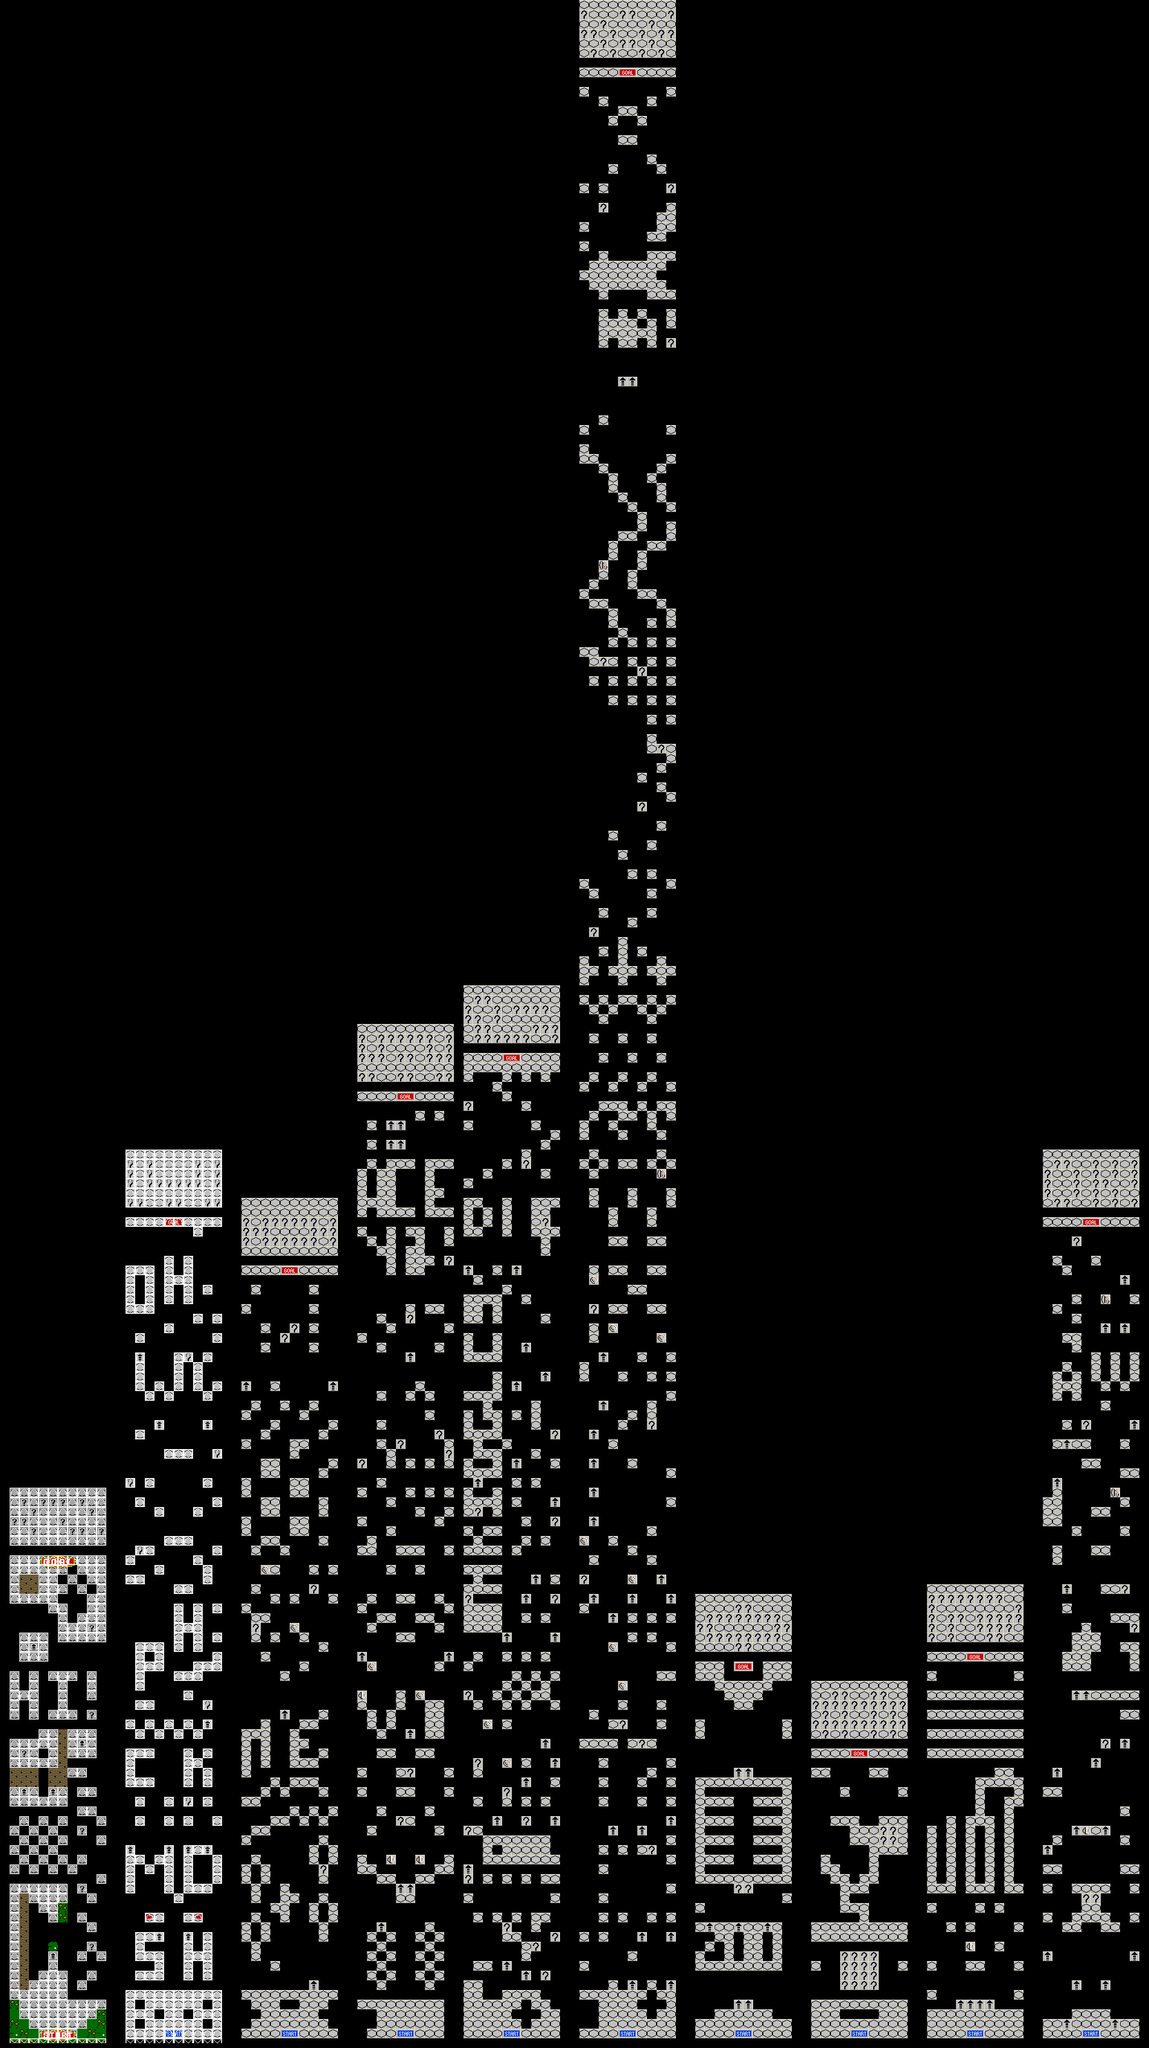

The image is a tile-based game level rendered from a .tmx file. Its description and source (layers, tilesets, objects; grid data summarised) follow:
An orthogonal 119x212 tile map with 16x16 px tiles, 15 tile layers (Map-BG Main, Map-BG Animated, Map-BG Single blocks, Map-BG Left, ...), 1 hidden layer not drawn, 3 tilesets.

<map version="1.10" tiledversion="1.11.0" orientation="orthogonal" renderorder="right-down" width="119" height="212" tilewidth="16" tileheight="16" hexsidelength="0" infinite="0" nextlayerid="19" nextobjectid="1">
  <properties>
    <property name="divert_timer" value="00_scroll_map" />
    <property name="divert_timerframes" type="int" value="4" />
    <property name="parallax_path" type="file" value="" />
    <property name="amiga_panel" type="string" value="level_01_test" />
  </properties>
  <tileset firstgid="1" source="../Actors.tsx" />
  <tileset firstgid="257" source="../Blocks.tsx" />
  <tileset firstgid="513" source="Level_01.tileset.tsx" />
  <layer id="1" name="Map-BG Main" width="119" height="212">
    <data>[25228 cells, 2941 non-empty, 21 distinct tile ids]</data>
    <properties>
      <property name="amiga_aga" type="bool" value="true" />
      <property name="amiga_aga_cd32" type="bool" value="true" />
      <property name="amiga_ocs" type="bool" value="true" />
      <property name="foreground" type="bool" value="false" />
    </properties>
  </layer>
  <layer id="17" name="Map-BG Animated" width="119" height="212">
    <data>[25228 cells, 3 non-empty, 1 distinct tile ids]</data>
    <properties>
      <property name="amiga_aga_cd32" type="bool" value="true" />
      <property name="foreground" type="bool" value="false" />
    </properties>
  </layer>
  <layer id="7" name="Map-BG Single blocks" width="119" height="212">
    <data>[25228 cells, 57 non-empty, 1 distinct tile ids]</data>
    <properties>
      <property name="amiga_aga_cd32" type="bool" value="true" />
      <property name="foreground" type="bool" value="false" />
    </properties>
  </layer>
  <layer id="15" name="Map-BG Left" width="119" height="212">
    <data>[25228 cells, 94 non-empty, 2 distinct tile ids]</data>
    <properties>
      <property name="amiga_aga_cd32" type="bool" value="true" />
      <property name="foreground" type="bool" value="false" />
    </properties>
  </layer>
  <layer id="9" name="Map-BG Right" width="119" height="212">
    <data>[25228 cells, 91 non-empty, 2 distinct tile ids]</data>
    <properties>
      <property name="amiga_aga_cd32" type="bool" value="true" />
      <property name="foreground" type="bool" value="false" />
    </properties>
  </layer>
  <layer id="11" name="Map-BG Bottom" width="119" height="212">
    <data>[25228 cells, 97 non-empty, 2 distinct tile ids]</data>
    <properties>
      <property name="amiga_aga_cd32" type="bool" value="true" />
      <property name="foreground" type="bool" value="false" />
    </properties>
  </layer>
  <layer id="10" name="Map-BG Top" width="119" height="212">
    <data>[25228 cells, 87 non-empty, 1 distinct tile ids]</data>
    <properties>
      <property name="amiga_aga_cd32" type="bool" value="true" />
      <property name="foreground" type="bool" value="false" />
    </properties>
  </layer>
  <layer id="14" name="Map-BG-Bottom left" width="119" height="212">
    <data>[25228 cells, 56 non-empty, 4 distinct tile ids]</data>
    <properties>
      <property name="amiga_aga_cd32" type="bool" value="true" />
      <property name="foreground" type="bool" value="false" />
    </properties>
  </layer>
  <layer id="13" name="Map-BG Bottom Right" width="119" height="212">
    <data>[25228 cells, 42 non-empty, 4 distinct tile ids]</data>
    <properties>
      <property name="amiga_aga_cd32" type="bool" value="true" />
      <property name="foreground" type="bool" value="false" />
    </properties>
  </layer>
  <layer id="8" name="Map-BG Top Left" width="119" height="212">
    <data>[25228 cells, 46 non-empty, 3 distinct tile ids]</data>
    <properties>
      <property name="amiga_aga_cd32" type="bool" value="true" />
      <property name="foreground" type="bool" value="false" />
    </properties>
  </layer>
  <layer id="12" name="Map-BG Top Right" width="119" height="212">
    <data>[25228 cells, 48 non-empty, 3 distinct tile ids]</data>
    <properties>
      <property name="amiga_aga_cd32" type="bool" value="true" />
      <property name="foreground" type="bool" value="false" />
    </properties>
  </layer>
  <layer id="18" name="Map-BG Other" width="119" height="212">
    <data>[25228 cells, 20 non-empty, 17 distinct tile ids]</data>
    <properties>
      <property name="amiga_aga_cd32" type="bool" value="true" />
      <property name="foreground" type="bool" value="false" />
    </properties>
  </layer>
  <layer id="2" name="blocks" width="119" height="212">
    <data>[25228 cells, 965 non-empty, 3 distinct tile ids]</data>
    <properties>
      <property name="amiga_aga" type="bool" value="true" />
      <property name="amiga_aga_cd32" type="bool" value="true" />
      <property name="amiga_ocs" type="bool" value="true" />
      <property name="foreground" type="bool" value="false" />
    </properties>
  </layer>
  <layer id="3" name="actors" width="119" height="212">
    <data>[25228 cells, 0 non-empty, 0 distinct tile ids]</data>
    <properties>
      <property name="amiga_aga" type="bool" value="true" />
      <property name="amiga_aga_cd32" type="bool" value="true" />
      <property name="amiga_ocs" type="bool" value="true" />
      <property name="foreground" type="bool" value="false" />
    </properties>
  </layer>
  <layer visible="0" id="4" name="foreground" width="119" height="212">
    <data>[25228 cells, 0 non-empty, 0 distinct tile ids]</data>
    <properties>
      <property name="amiga_aga" type="bool" value="true" />
      <property name="amiga_aga_cd32" type="bool" value="true" />
      <property name="amiga_ocs" type="bool" value="true" />
      <property name="foreground" type="bool" value="true" />
    </properties>
  </layer>
  <layer id="16" name="Mask" width="119" height="212">
    <data>[25228 cells, 366 non-empty, 2 distinct tile ids]</data>
    <properties>
      <property name="amiga_aga_cd32" type="bool" value="true" />
      <property name="foreground" type="bool" value="true" />
    </properties>
  </layer>
  <objectgroup id="6" name="events" />
</map>
